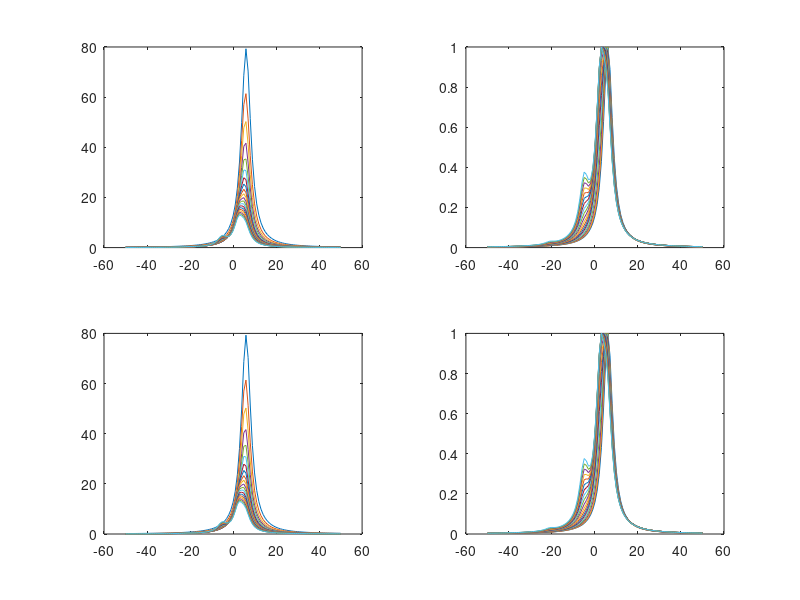
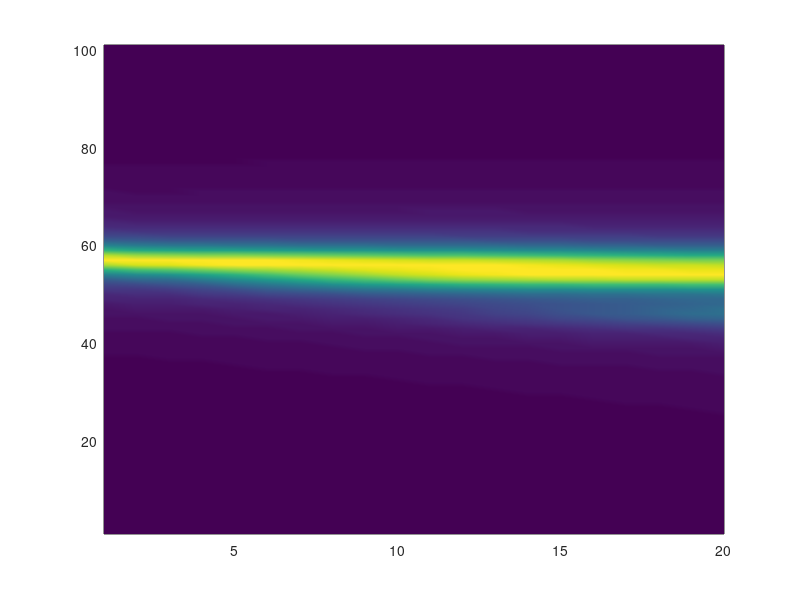

Write MATLAB code to recreate these figures, in order.
clc
close all
clear all
format long g

% Constants
hbar = 1.0545718*1e-34;
mCs = 2.20695*1e-25;
kB = 1.38065*1e-23;
kHz = 1e3;
MHz = 1e6;
Gamma = 2*pi*5.2*MHz;
uK = 1e-6;

% Trap
U0 = kB*300*uK;
W0 = 120*1e-6;
lambda = 854.7*1e-9;
Wr = (1/W0)*sqrt(4*U0/mCs);
Wz = (2*pi/lambda)*sqrt(2*U0/mCs);

%Wr = 2*pi*1*kHz;
%Wz = 2*pi*350*kHz;
Tr = 50*uK;
Tz = 50*uK;

% Integral
delta = 2*pi*[-50:1:50]*MHz;

Zr = (2*pi*kB*Tr/(mCs*Wr^2));
Zz = (2*pi*kB*Tz/(mCs*Wz^2))^(1/2);
Lr = sqrt(hbar/(mCs*Wr))*sqrt((1+exp(-hbar*Wr/(kB*Tr)))/(1-exp(-hbar*Wr/(kB*Tr))))
Lz = sqrt(hbar/(mCs*Wz))*sqrt((1+exp(-hbar*Wz/(kB*Tz)))/(1-exp(-hbar*Wz/(kB*Tz))))
fr = Wr/(2*pi)
fz = Wz/(2*pi)

T = [10:10:200]*uK;

for k = 1:numel(T);
    Tr = T(k); Tz = T(k);
    for i=1:numel(delta);
        det = delta(i);
        potx = @(x) mCs*Wr^2.*(x.^2)./2;
        poty = @(y) mCs*Wz^2.*(y.^2)./2;
        dN = @(x,y) x.*exp(-potx(x)./(kB*Tr)).*exp(-poty(y)./(kB*Tz)).*(1./(1+4.*((hbar*det-U0+potx(x)+poty(y))./(hbar*Gamma)).^2));
        dN2 = @(x,y) (x.*exp(-(mCs*Wr^2.*(x.^2))./(2*kB*Tr))).*(exp(-(mCs*Wz^2.*(y.^2))./(2*kB*Tz))).*(1./(1+4.*((hbar*det-U0+mCs*0.5.*((Wr.*x).^2+(Wz.*y).^2))./(hbar*Gamma)).^2));
        %Ndet(i) = 2*pi*integral2(dN,0,2000e-6,-40e-6,40e-6,'Method','iterated','AbsTol',0,'RelTol',1e-8)/(Zr*Zz);
        Zr = (2*pi*kB*Tr/(mCs*Wr^2));
        Zz = (2*pi*kB*Tz/(mCs*Wz^2))^(1/2);
        Ndet(i,k) = 2*pi*integral2(dN,0,3000e-6,-40e-6,40e-6,'Method','iterated','AbsTol',1e2,'RelTol',1e-12)/(Zr*Zz);
        Ndet2(i,k) = 2*pi*integral2(dN2,0,3000e-6,-40e-6,40e-6,'Method','iterated','AbsTol',1e2,'RelTol',1e-12)/(Zr*Zz);
    end
    k
end

figure
subplot(2,2,1)
plot(delta/(2*pi*MHz),Ndet)
Nnorm = bsxfun(@rdivide,Ndet,max(Ndet))
subplot(2,2,2)
plot(delta/(2*pi*MHz),Nnorm)
subplot(2,2,3)
plot(delta/(2*pi*MHz),Ndet2)
Nnorm2 = bsxfun(@rdivide,Ndet2,max(Ndet2))
subplot(2,2,4)
plot(delta/(2*pi*MHz),Nnorm2)


figure
pcolor(Nnorm2)
shading interp

% 
% hold on
% Tr = 100*uK;
% Tz = 100*uK;
% 
% Zr = (2*pi*kB*Tr/(mCs*Wr^2));
% Zz = (2*pi*kB*Tz/(mCs*Wz^2))^(1/2);
% 
% for i=1:numel(delta)
%     det = delta(i);
%     potx = @(x) mCs*Wr^2.*(x.^2)./2;
%     poty = @(y) mCs*Wz^2.*(y.^2)./2;
%     dN = @(x,y) x.*exp(-potx(x)./(kB*Tr)).*exp(-poty(y)./(kB*Tz)).*(1./(1+4.*((hbar*det-U0+potx(x)+poty(y))./(hbar*Gamma)).^2));
%     %dN = @(x,y) (x.*exp(-(mCs*Wr^2.*x.^2)./(2*kB*Tr))).*(exp(-(mCs*Wz^2.*y.^2)./(2*kB*Tz))).*(1./(1+4.*((hbar*det-U0+mCs*0.5.*((Wr.*x).^2+(Wz.*y).^2))./(hbar*Gamma)).^2));
%     Ndet(i) = 2*pi*integral2(dN,0,100e-6,-20e-6,20e-6,'Method','iterated','AbsTol',0,'RelTol',1e-8)/(Zr*Zz);
% end
% intN = sum(Ndet)*(delta(2)-delta(1))
% 
% plot(delta/(2*pi*MHz),Ndet/max(Ndet),'r')
% xlabel('\Delta (MHz)')
% ylabel('Ntot')
% 
% 




